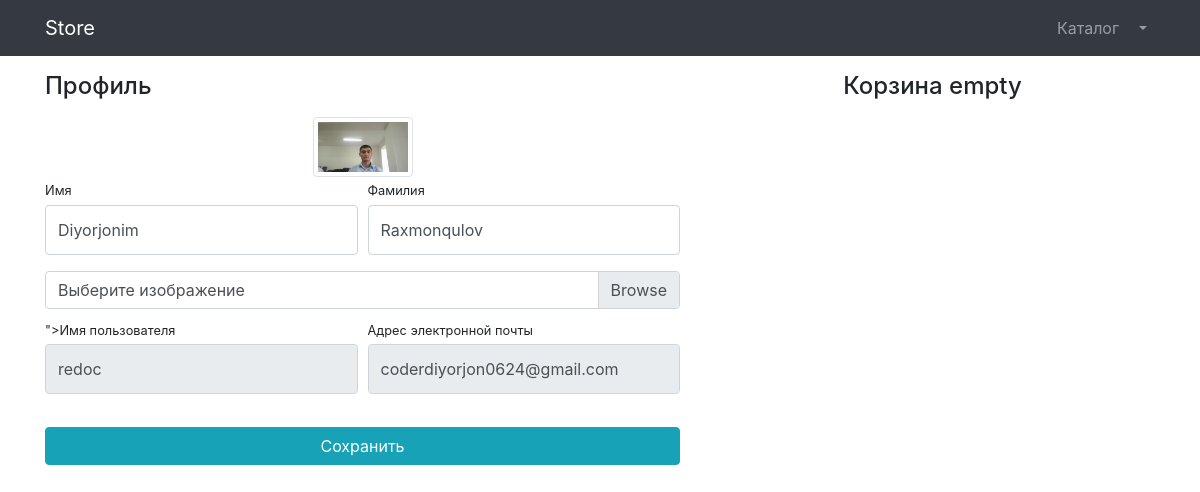
The page /users/profile/2/ (signed in) on the database its author committed.
### users/models.py (models this page shows)
class User(AbstractUser):
    image = models.ImageField(upload_to='users_images', null=True, blank=True)

### users/views.py (the view, shortened to what this page needs)
# urls.py: path('profile/<int:pk>/', login_required(UserProfileView.as_view()), name='profile'),
class UserProfileView(UpdateView):
    model=User
    form_class=UserProfileForm
    template_name = "users/profile.html"
    def get_context_data(self, **kwargs):
        context=super(UserProfileView, self).get_context_data()
        context['title'] = "Store - Profile"
        context['baskets']=Basket.objects.filter(user=self.object)
        return context

### users/forms.py
class UserProfileForm(UserChangeForm):
    first_name = forms.CharField(widget=forms.TextInput(attrs={'class': "form-control py-4"}))
    last_name = forms.CharField(widget=forms.TextInput(attrs={'class': "form-control py-4"}))
    image = forms.ImageField(widget=forms.FileInput(attrs={'class': "custom-file-input "}), required=False)
    username = forms.CharField(widget=forms.TextInput(attrs={'class': "form-control py-4", 'readonly': True}))
    email = forms.CharField(widget=forms.EmailInput(attrs={'class': "form-control py-4", 'readonly': True}))
    class Meta:
        model = User
        fields = ('first_name', 'last_name', 'image', 'username', 'email')

### users/templates/users/profile.html (shortened to what this page needs)
 {% extends 'products/base.html' %}
{% load static %}
{% block css %}
	    <link href="{% static 'vendor/css/profile.css' %}" rel="stylesheet"/>
{% endblock %}
{% block content %}
	<div class="container">
    <div class="row">
        <div class="col-lg-7">
            <h4 class="mt-3 mb-3">Профиль</h4>
            <div class="col-lg-12 text-center">
                <img alt="" width="100" height="100"
                     src="{% if user.image %} {{ user.image.url }} {% else %} {% static 'vendor/img/users/default_avatar.jpg' %} {% endif %} "
                     class="img-thumbnail">
            </div>
            <form action="{% url 'users:profile' user.id %}" method="post" enctype="multipart/form-data">
                <div class="form-row">
                    <div class="col-lg-6">
                        <div class="form-group">
                            <label class="small mb-1" for="{{ form.first_name.id_for_label }}">Имя</label>
                            {{ form.first_name }}
                        </div>
                    </div>
                    <div class="col-lg-6">
                        <div class="form-group">
                            <label class="small mb-1" for="{{ form.last_name.id_for_label }}">Фамилия</label>
                            {{ form.last_name }}
                        </div>
                    </div>
                </div>
                <div class="form-row mb-2">
                    <div class="col-lg-12">
                        <div class="custom-file">
                            <label class="custom-file-label" for="{{ form.image.id_for_label }}">Выберите изображение</label>
                        </div>
                    </div>
                </div>
                <div class="form-row">
                    <div class="col-lg-6">
                        <label class="small mb-1" for="{{ form.username }}">Имя пользователя</label>
                        {{ form.username }}
                    </div>
                    <div class="col-lg-6">
                        <label class="small mb-1" for="{{ form.email.id_for_label }}">Адрес электронной
                            почты</label>
                        {{ form.email }}
                    </div>
                </div>
                <div class="form-row">
                    <div class="col-lg-12" style="margin-top: 33px;">
                        <input class="btn btn-info btn-block" type="submit" value="Сохранить">
                    </div>
                </div>
            </form>
        </div>
        <div class="col-lg-5">
            {% include 'products/baskets.html' %}
        </div>
    </div>
</div>
{% endblock %}

### rows shown on the page
User: image (picture), first_name "Diyorjonim", last_name "Raxmonqulov", username "redoc", email "coderdiyorjon0624@gmail.com"
